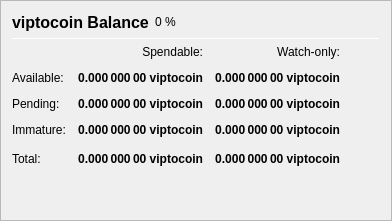
                   <widget class="QFrame" name="frame_Balances">
                    <property name="frameShape">
                     <enum>QFrame::StyledPanel</enum>
                    </property>
                    <property name="frameShadow">
                     <enum>QFrame::Raised</enum>
                    </property>
                    <layout class="QVBoxLayout" name="verticalLayout_4">
                     <item>
                      <layout class="QHBoxLayout" name="horizontalLayout_4">
                       <item>
                        <widget class="QLabel" name="label_5">
                         <property name="minimumSize">
                          <size>
                           <width>0</width>
                           <height>20</height>
                          </size>
                         </property>
                         <property name="font">
                          <font>
                           <pointsize>12</pointsize>
                           <weight>75</weight>
                           <bold>true</bold>
                          </font>
                         </property>
                         <property name="text">
                          <string>viptocoin Balance</string>
                         </property>
                        </widget>
                       </item>
                       <item>
                        <widget class="QLabel" name="labelECAPercent">
                         <property name="text">
                          <string notr="true">0 %</string>
                         </property>
                        </widget>
                       </item>
                       <item>
                        <spacer name="horizontalSpacer_3">
                         <property name="orientation">
                          <enum>Qt::Horizontal</enum>
                         </property>
                         <property name="sizeHint" stdset="0">
                          <size>
                           <width>40</width>
                           <height>20</height>
                          </size>
                         </property>
                        </spacer>
                       </item>
                      </layout>
                     </item>
                     <item>
                      <widget class="Line" name="line_Balance">
                       <property name="minimumSize">
                        <size>
                         <width>0</width>
                         <height>1</height>
                        </size>
                       </property>
                       <property name="maximumSize">
                        <size>
                         <width>16777215</width>
                         <height>1</height>
                        </size>
                       </property>
                       <property name="orientation">
                        <enum>Qt::Horizontal</enum>
                       </property>
                      </widget>
                     </item>
                     <item>
                      <layout class="QGridLayout" name="gridLayout">
                       <property name="spacing">
                        <number>12</number>
                       </property>
                       <item row="0" column="1">
                        <widget class="QLabel" name="labelSpendable">
                         <property name="text">
                          <string>Spendable:</string>
                         </property>
                         <property name="alignment">
                          <set>Qt::AlignRight|Qt::AlignTrailing|Qt::AlignVCenter</set>
                         </property>
                        </widget>
                       </item>
                       <item row="0" column="2">
                        <widget class="QLabel" name="labelWatchonly">
                         <property name="text">
                          <string>Watch-only:</string>
                         </property>
                         <property name="alignment">
                          <set>Qt::AlignRight|Qt::AlignTrailing|Qt::AlignVCenter</set>
                         </property>
                        </widget>
                       </item>
                       <item row="1" column="0">
                        <widget class="QLabel" name="labelBalanceText">
                         <property name="text">
                          <string>Available:</string>
                         </property>
                        </widget>
                       </item>
                       <item row="1" column="1">
                        <widget class="QLabel" name="labelBalance">
                         <property name="font">
                          <font>
                           <weight>75</weight>
                           <bold>true</bold>
                          </font>
                         </property>
                         <property name="cursor">
                          <cursorShape>IBeamCursor</cursorShape>
                         </property>
                         <property name="toolTip">
                          <string>Your current spendable balance</string>
                         </property>
                         <property name="text">
                          <string notr="true">0.000 000 00 viptocoin</string>
                         </property>
                         <property name="alignment">
                          <set>Qt::AlignRight|Qt::AlignTrailing|Qt::AlignVCenter</set>
                         </property>
                         <property name="textInteractionFlags">
                          <set>Qt::LinksAccessibleByMouse|Qt::TextSelectableByKeyboard|Qt::TextSelectableByMouse</set>
                         </property>
                        </widget>
                       </item>
                       <item row="1" column="2">
                        <widget class="QLabel" name="labelWatchAvailable">
                         <property name="font">
                          <font>
                           <weight>75</weight>
                           <bold>true</bold>
                          </font>
                         </property>
                         <property name="cursor">
                          <cursorShape>IBeamCursor</cursorShape>
                         </property>
                         <property name="toolTip">
                          <string>Your current balance in watch-only addresses</string>
                         </property>
                         <property name="text">
                          <string notr="true">0.000 000 00 viptocoin</string>
                         </property>
                         <property name="alignment">
                          <set>Qt::AlignRight|Qt::AlignTrailing|Qt::AlignVCenter</set>
                         </property>
                         <property name="textInteractionFlags">
                          <set>Qt::LinksAccessibleByMouse|Qt::TextSelectableByKeyboard|Qt::TextSelectableByMouse</set>
                         </property>
                        </widget>
                       </item>
                       <item row="2" column="0">
                        <widget class="QLabel" name="labelPendingText">
                         <property name="text">
                          <string>Pending:</string>
                         </property>
                        </widget>
                       </item>
                       <item row="2" column="1">
                        <widget class="QLabel" name="labelUnconfirmed">
                         <property name="font">
                          <font>
                           <weight>75</weight>
                           <bold>true</bold>
                          </font>
                         </property>
                         <property name="cursor">
                          <cursorShape>IBeamCursor</cursorShape>
                         </property>
                         <property name="toolTip">
                          <string>Total of transactions that have yet to be confirmed, and do not yet count toward the spendable balance</string>
                         </property>
                         <property name="text">
                          <string notr="true">0.000 000 00 viptocoin</string>
                         </property>
                         <property name="alignment">
                          <set>Qt::AlignRight|Qt::AlignTrailing|Qt::AlignVCenter</set>
                         </property>
                         <property name="textInteractionFlags">
                          <set>Qt::LinksAccessibleByMouse|Qt::TextSelectableByKeyboard|Qt::TextSelectableByMouse</set>
                         </property>
                        </widget>
                       </item>
                       <item row="2" column="2">
                        <widget class="QLabel" name="labelWatchPending">
                         <property name="font">
                          <font>
                           <weight>75</weight>
                           <bold>true</bold>
                          </font>
                         </property>
                         <property name="cursor">
                          <cursorShape>IBeamCursor</cursorShape>
                         </property>
                         <property name="toolTip">
                          <string>Unconfirmed transactions to watch-only addresses</string>
                         </property>
                         <property name="text">
                          <string notr="true">0.000 000 00 viptocoin</string>
                         </property>
                         <property name="alignment">
                          <set>Qt::AlignRight|Qt::AlignTrailing|Qt::AlignVCenter</set>
                         </property>
                         <property name="textInteractionFlags">
                          <set>Qt::LinksAccessibleByMouse|Qt::TextSelectableByKeyboard|Qt::TextSelectableByMouse</set>
                         </property>
                        </widget>
                       </item>
                       <item row="3" column="0">
                        <widget class="QLabel" name="labelImmatureText">
                         <property name="text">
                          <string>Immature:</string>
                         </property>
                        </widget>
                       </item>
                       <item row="3" column="1">
                        <widget class="QLabel" name="labelImmature">
                         <property name="font">
                          <font>
                           <weight>75</weight>
                           <bold>true</bold>
                          </font>
                         </property>
                         <property name="cursor">
                          <cursorShape>IBeamCursor</cursorShape>
                         </property>
                         <property name="toolTip">
                          <string>Staked rewards that has not yet matured</string>
                         </property>
                         <property name="text">
                          <string notr="true">0.000 000 00 viptocoin</string>
                         </property>
                         <property name="alignment">
                          <set>Qt::AlignRight|Qt::AlignTrailing|Qt::AlignVCenter</set>
                         </property>
                         <property name="textInteractionFlags">
                          <set>Qt::LinksAccessibleByMouse|Qt::TextSelectableByKeyboard|Qt::TextSelectableByMouse</set>
                         </property>
                        </widget>
                       </item>
                       <item row="3" column="2">
                        <widget class="QLabel" name="labelWatchImmature">
                         <property name="font">
                          <font>
                           <weight>75</weight>
                           <bold>true</bold>
                          </font>
                         </property>
                         <property name="cursor">
                          <cursorShape>IBeamCursor</cursorShape>
                         </property>
                         <property name="toolTip">
                          <string>Staked or masternode rewards in watch-only addresses that has not yet matured</string>
                         </property>
                         <property name="text">
                          <string notr="true">0.000 000 00 viptocoin</string>
                         </property>
                         <property name="alignment">
                          <set>Qt::AlignRight|Qt::AlignTrailing|Qt::AlignVCenter</set>
                         </property>
                         <property name="textInteractionFlags">
                          <set>Qt::LinksAccessibleByMouse|Qt::TextSelectableByKeyboard|Qt::TextSelectableByMouse</set>
                         </property>
                        </widget>
                       </item>
                       <!--
                       <item row="4" column="0">
                        <widget class="QLabel" name="labelLockedBalanceText">
                         <property name="toolTip">
                          <string>Locked viptocoin or Masternode collaterals. These are excluded from zECA minting.</string>
                         </property>
                         <property name="text">
                          <string>Locked:</string>
                         </property>
                        </widget>
                       </item>
                       <item row="4" column="1">
                        <widget class="QLabel" name="labelLockedBalance">
                         <property name="font">
                          <font>
                           <weight>75</weight>
                           <bold>true</bold>
                          </font>
                         </property>
                         <property name="cursor">
                          <cursorShape>IBeamCursor</cursorShape>
                         </property>
                         <property name="toolTip">
                          <string>Locked viptocoin or Masternode collaterals. These are excluded from zECA minting.</string>
                         </property>
                         <property name="text">
                          <string notr="true">0.000 000 00 viptocoin</string>
                         </property>
                         <property name="alignment">
                          <set>Qt::AlignRight|Qt::AlignTrailing|Qt::AlignVCenter</set>
                         </property>
                         <property name="textInteractionFlags">
                          <set>Qt::LinksAccessibleByMouse|Qt::TextSelectableByKeyboard|Qt::TextSelectableByMouse</set>
                         </property>
                        </widget>
                       </item>
                       <item row="4" column="2">
                        <widget class="QLabel" name="labelWatchLocked">
                         <property name="font">
                          <font>
                           <weight>75</weight>
                           <bold>true</bold>
                          </font>
                         </property>
                         <property name="cursor">
                          <cursorShape>IBeamCursor</cursorShape>
                         </property>
                         <property name="toolTip">
                          <string>Current locked balance in watch-only addresses</string>
                         </property>
                         <property name="text">
                          <string notr="true">0.000 000 00 viptocoin</string>
                         </property>
                         <property name="alignment">
                          <set>Qt::AlignRight|Qt::AlignTrailing|Qt::AlignVCenter</set>
                         </property>
                         <property name="textInteractionFlags">
                          <set>Qt::LinksAccessibleByMouse|Qt::TextSelectableByKeyboard|Qt::TextSelectableByMouse</set>
                         </property>
                        </widget>
                       </item>
                       -->
                       <item row="5" column="0">
                        <widget class="QLabel" name="labelTotalText">
                         <property name="toolTip">
                          <string>Your current viptocoin balance, unconfirmed and immature transactions included</string>
                         </property>
                         <property name="text">
                          <string>Total:</string>
                         </property>
                        </widget>
                       </item>
                       <item row="5" column="1">
                        <widget class="QLabel" name="labelTotal">
                         <property name="font">
                          <font>
                           <weight>75</weight>
                           <bold>true</bold>
                          </font>
                         </property>
                         <property name="cursor">
                          <cursorShape>IBeamCursor</cursorShape>
                         </property>
                         <property name="toolTip">
                          <string>Your current viptocoin balance, unconfirmed and immature transactions included</string>
                         </property>
                         <property name="text">
                          <string notr="true">0.000 000 00 viptocoin</string>
                         </property>
                         <property name="alignment">
                          <set>Qt::AlignRight|Qt::AlignTrailing|Qt::AlignVCenter</set>
                         </property>
                         <property name="textInteractionFlags">
                          <set>Qt::LinksAccessibleByMouse|Qt::TextSelectableByKeyboard|Qt::TextSelectableByMouse</set>
                         </property>
                        </widget>
                       </item>
                       <item row="5" column="2">
                        <widget class="QLabel" name="labelWatchTotal">
                         <property name="font">
                          <font>
                           <weight>75</weight>
                           <bold>true</bold>
                          </font>
                         </property>
                         <property name="cursor">
                          <cursorShape>IBeamCursor</cursorShape>
                         </property>
                         <property name="toolTip">
                          <string>Current total balance in watch-only addresses</string>
                         </property>
                         <property name="text">
                          <string notr="true">0.000 000 00 viptocoin</string>
                         </property>
                         <property name="alignment">
                          <set>Qt::AlignRight|Qt::AlignTrailing|Qt::AlignVCenter</set>
                         </property>
                         <property name="textInteractionFlags">
                          <set>Qt::LinksAccessibleByMouse|Qt::TextSelectableByKeyboard|Qt::TextSelectableByMouse</set>
                         </property>
                        </widget>
                       </item>
                       <item row="5" column="3">
                        <spacer name="horizontalSpacer_9">
                         <property name="orientation">
                          <enum>Qt::Horizontal</enum>
                         </property>
                         <property name="sizeHint" stdset="0">
                          <size>
                           <width>40</width>
                           <height>20</height>
                          </size>
                         </property>
                        </spacer>
                       </item>
                      </layout>
                     </item>
                     <item>
                      <spacer name="verticalSpacer_3">
                       <property name="orientation">
                        <enum>Qt::Vertical</enum>
                       </property>
                       <property name="sizeHint" stdset="0">
                        <size>
                         <width>20</width>
                         <height>40</height>
                        </size>
                       </property>
                      </spacer>
                     </item>
                    </layout>
                   </widget>
